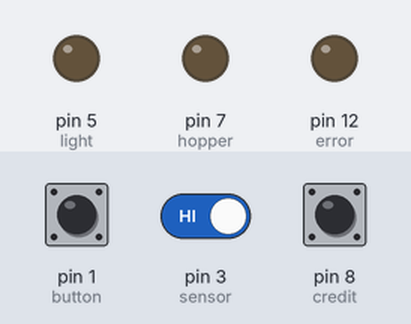
The sketch below on a simulated Arduino Uno, built with avr-gcc and run on an emulated ATmega328P. On the bench: output pins drawn as LEDs (lit = HIGH). The test bench sets the inputs (shaded band); at power-on: pin 8 (credit) HIGH, pin 1 (button) HIGH, pin 3 (sensor) HIGH.

Above: at 1.2 s.
1.3 s: pin 8 (credit) pulled LOW for 0.15 s
At 2.5 s:
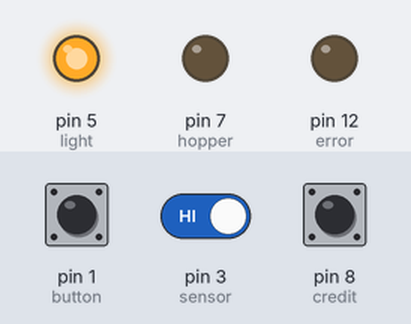
2.9 s: pin 1 (button) pulled LOW for 0.15 s
At 3.8 s:
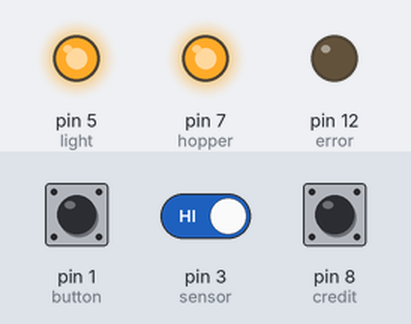
At 13.8 s:
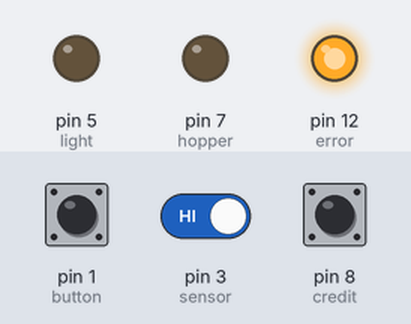
Timing chart, 0 to 14.4 s (numbered marks = the images above; inputs shaded):
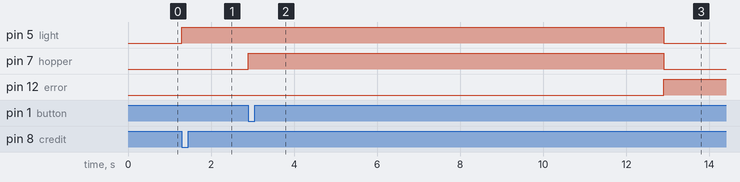

Measured:
- after the input at 1.3 s, pin 5 (light): LOW → HIGH at once
- after the input at 2.9 s, pin 5 (light): HIGH → LOW after 10.0 s; pin 7 (hopper): LOW → HIGH at once, → LOW 10.0 s later; pin 12 (error): LOW → HIGH after 10.0 s

The sketch:

Arduino_hopper_update_v2.ino
```cpp
//HIGH is ON on the four channel Inland Relay Board
//LOW is OFF on the four channel Inland Relay Board
//HIGH is OFF on the two channel Inland Relay Board
//LOW is ON on the two channel Inland Relay Board

int credits = 0;
int hopperstate = 0;
const int button = 1; //player button
const int sensor = 3;   //hoper sensor
const int credit = 8; //credit input from semnox
const int light = 5; //relay
const int hopper = 7; //coin hopper, high for off
const int error = 12; //error light

// variables will change:
int buttonState = 0;
int sensorState = 0;
int creditState = 0;
long int t1 = 0;
long int t2 = 0;
int t3 = 0;
int t4 = 0;

void setup() {
  // initialize the LED pin as an output:
  pinMode(hopper, OUTPUT);
  pinMode(light, OUTPUT);
  pinMode(error, OUTPUT);
  // initialize the pushbutton pin as an input:
  pinMode(button, INPUT_PULLUP);
  pinMode(sensor, INPUT_PULLUP);
  pinMode(credit, INPUT_PULLUP);
  digitalWrite(hopper, LOW);
}

void loop() {
  creditState = digitalRead(credit);
  if (creditState == LOW && t4 ==0){
    t1 = millis(); // t1 for initial start of 5 minute timer function
    credits = credits + 1; //when the card is tapped, credits increases by 1
    digitalWrite(light, HIGH); // turn button light on
    delay(500); //wait half a second
  }

  buttonState = digitalRead(button);
  if (buttonState == LOW && t4 == 0 && credits > 0) { //check if button is pressed, the board is in error, and credits are more than 0
    t2 = millis(); //start counting incase there is no tokens
    digitalWrite(hopper, HIGH); //turn hopper on
    while(digitalRead(sensor) == HIGH){  //While the sensor has no tokens in it, keep the code paused, and count to 10 for no token error
      delay(10);
      if (millis() - t2 >= 10000){ //if there is no tokens for 10 senconds, go into error
        t4 = 1;
        digitalWrite(hopper, LOW);
        digitalWrite(light, LOW);
        digitalWrite(error, HIGH); //connect error indicator to this relay
       }
    }
    t2 = millis(); //start counting incase there is no tokens
    while(digitalRead(sensor) == LOW){ //sensor will be LOW when there is a token present
      delay(10);
      if (millis() - t2 >= 10000){ //if the sensor is tripped for 10 seconds, go into error
        t4 = 1;
        digitalWrite(hopper, LOW);
        digitalWrite(light, LOW);
        digitalWrite(error, HIGH); //connect error indicator to this relay
      }
    }
    digitalWrite(hopper, LOW); //turn hopper off
    t1 = millis();  //reset the 5 minute timer
    if (credits > 0){
      credits = credits - 1;
    } else {
      credits = 0;
      digitalWrite(light, LOW);
    }
    delay(250);
  }
  if (millis() - t1 >= 300000 && t4 == 0 && credits > 0){
    digitalWrite(hopper, LOW);
    digitalWrite(light, LOW);
    credits = 0;
  }
  if (credits == 0){
    digitalWrite(light, LOW);
  }
}
```
